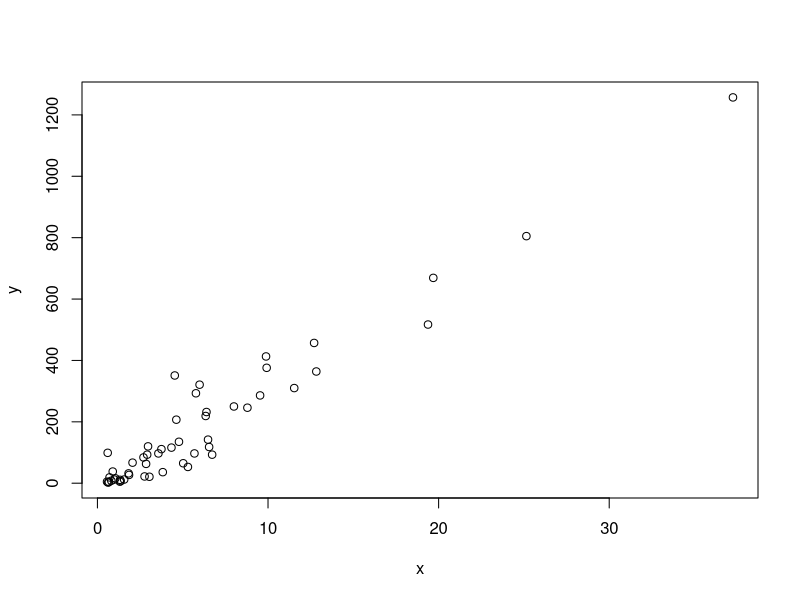
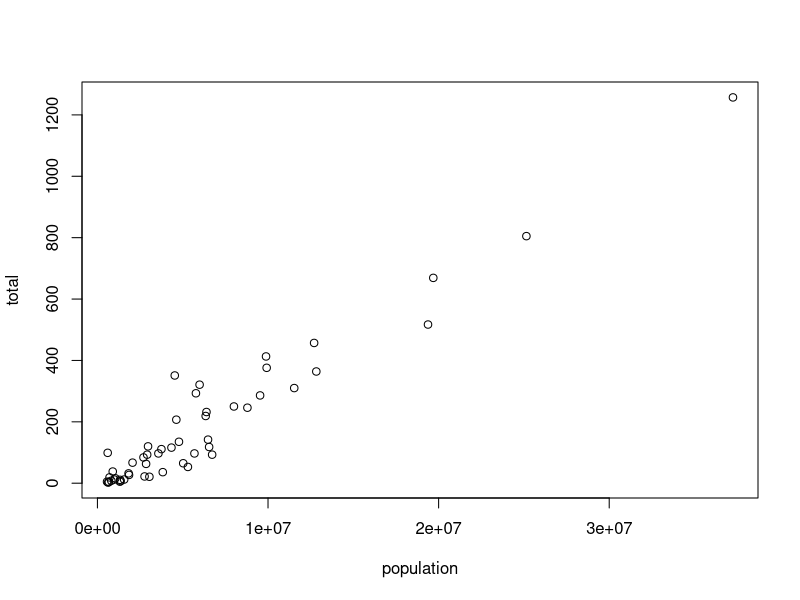
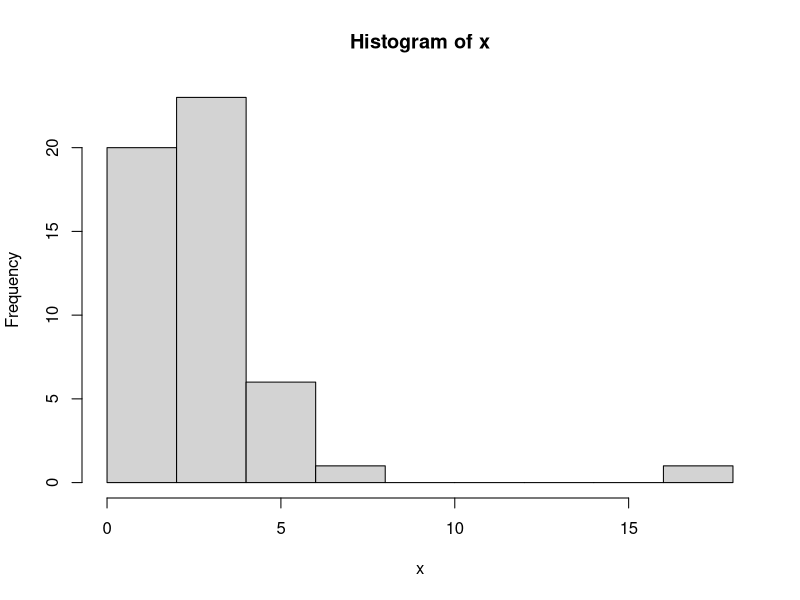
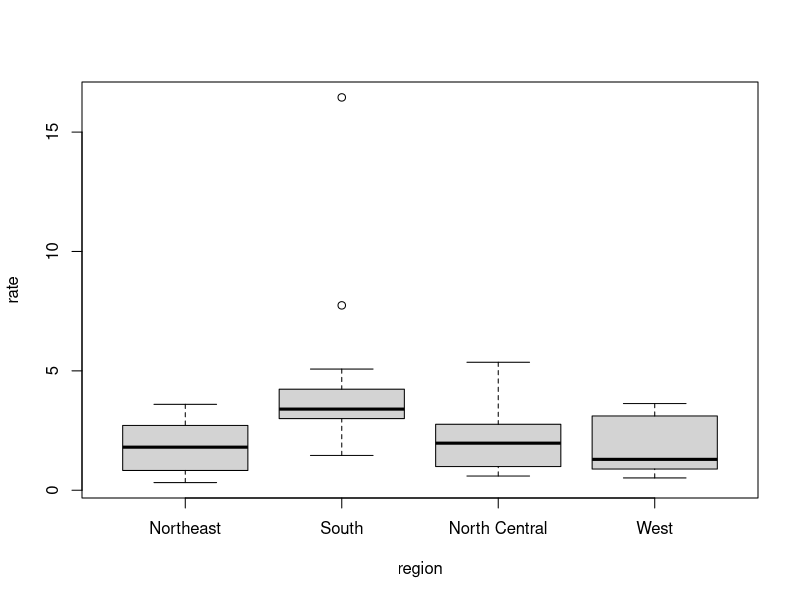
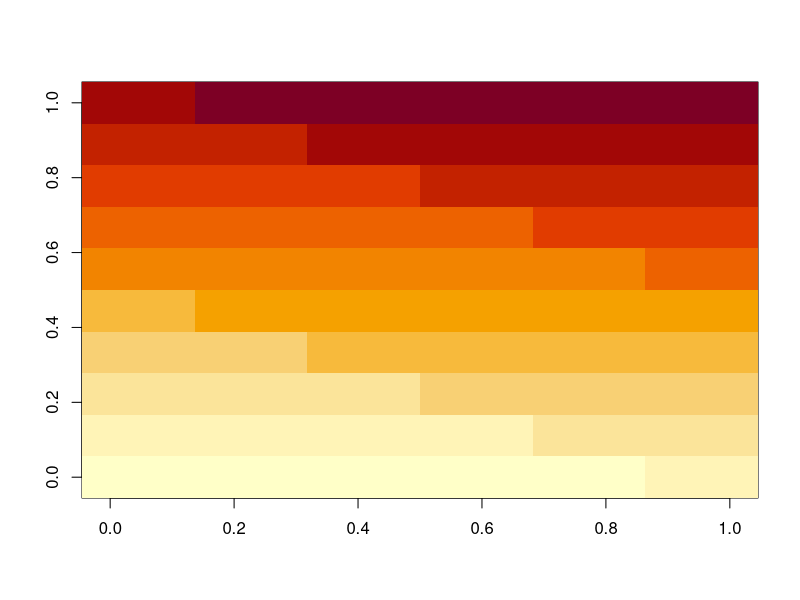
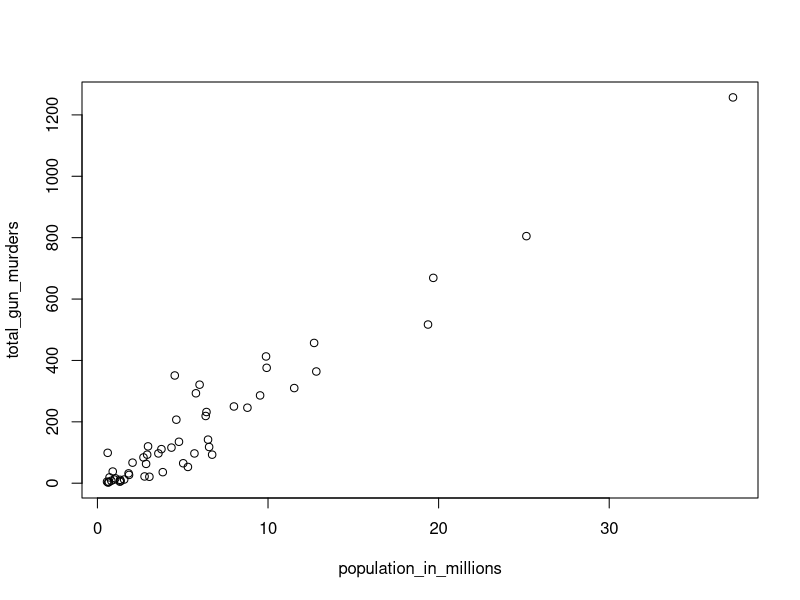
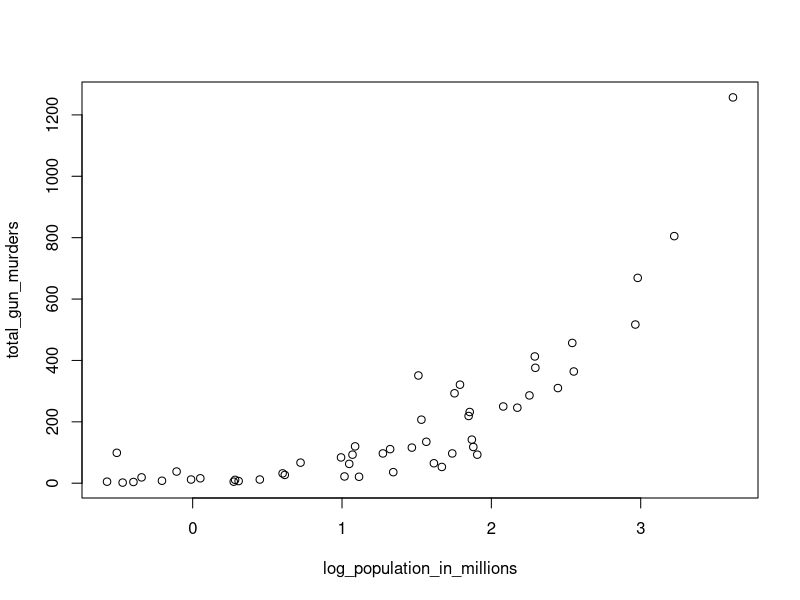
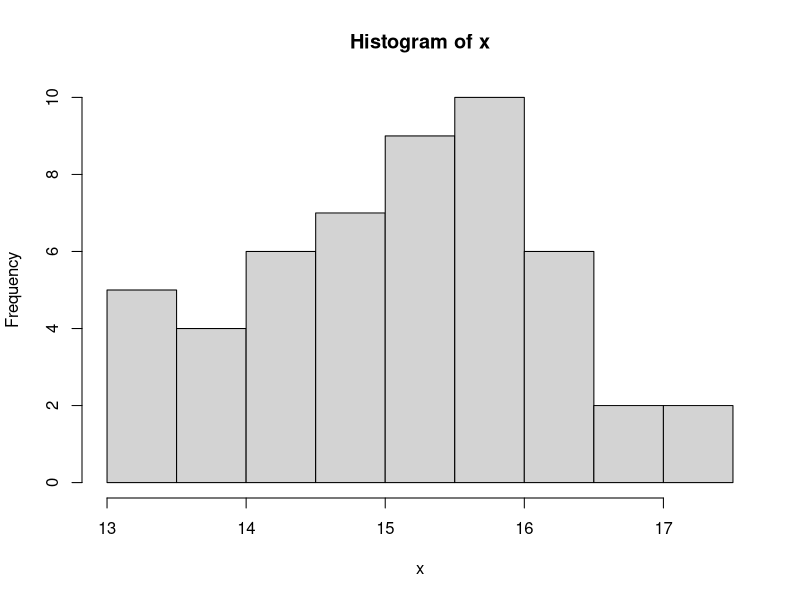

Recreate these plots in R, in order.
## ---- chunk 1
a <- 1
b <- 1
c <- -1
## ---- chunk 2
a
## ---- chunk 3
print(a)
## ---- chunk 4
ls()
## ---- chunk 5
(-b + sqrt(b^2 - 4*a*c) ) / ( 2*a )
(-b - sqrt(b^2 - 4*a*c) ) / ( 2*a )
## ---- chunk 6
log(8)
log(a)
## ---- chunk 7
help(log)
## ---- chunk 8
?log
## ---- chunk 9
args(log)
## ---- chunk 10
log(8,base=2)
## ---- chunk 11
log(x=8,base=2)
## ---- chunk 12
log(8,2)
## ---- chunk 13
log(base=2,x=8)
## ---- chunk 14
2^3
## ---- chunk 15
help("+")
## ---- chunk 16
?"+"
## ---- chunk 17
help(">")
## ---- chunk 18
?">"
## ---- chunk 19
data()
## ---- chunk 20
co2
## ---- chunk 21
pi
Inf
## ---- chunk 22
solution_1 <- (-b + sqrt(b^2 - 4*a*c)) / (2*a)
solution_2 <- (-b - sqrt(b^2 - 4*a*c)) / (2*a)
## ---- chunk 23
a<- 3
b<- 2
c<- -1
(-b + sqrt(b^2 - 4*a*c)) / (2*a)
(-b - sqrt(b^2 - 4*a*c)) / (2*a)
## ---- chunk 24
## Code to compute solutions to quadratic equation of the form ax^2 + bx + c
## define the variables
a<- 3
b<- 2
c<- -1
##now compute the solutions
(-b + sqrt(b^2 - 4*a*c)) / (2*a)
(-b - sqrt(b^2 - 4*a*c)) / (2*a)
## ---- chunk 25
n<-100
n*(n+1)/2
## ---- chunk 26
n<-1000
n*(n+1)/2
## ---- chunk 27
n<-1000
x <- seq(1, n)
sum(x)
## ---- chunk 28
#b. seq creates a list of numbers and sum adds them up. 
## ---- chunk 29
log(sqrt(100),10)
## ---- chunk 30
#c. log(exp(x)) 
## ---- chunk 31
log(exp(3))
## ---- chunk 32
a<-2
class(a)
## ---- chunk 33
library(dslabs)
data(murders)
## ---- chunk 34
class(murders)
## ---- chunk 35
str(murders)
## ---- chunk 36
print.data.frame(head(murders))
## ---- chunk 37
murders$population
## ---- chunk 38
names(murders)
## ---- chunk 39
murders$population
## ---- chunk 40
pop<-murders$population
length(pop)
## ---- chunk 41
class(pop)
## ---- chunk 42
class(murders$state)
## ---- chunk 43
z<-3==2
z
class(z)
## ---- chunk 44
?Comparison
## ---- chunk 45
class(murders$region)
## ---- chunk 46
levels(murders$region)
## ---- chunk 47
region <- murders$region
value <- murders$total
region <- reorder(region, value, FUN = sum)
levels(region)
## ---- chunk 48
record <- list(name = "John Doe",
             student_id = 1234,
             grades = c(95, 82, 91, 97, 93),
             final_grade = "A")
## ---- chunk 49
record$student_id
## ---- chunk 50
record[["student_id"]]
## ---- chunk 51
record2 <- list("John Doe", 1234)
record2
## ---- chunk 52
record2[[2]]
## ---- chunk 53
mat <- matrix(1:12, 4, 3)
mat
## ---- chunk 54
mat[2,3]
## ---- chunk 55
mat[2,]
## ---- chunk 56
mat[,3]
## ---- chunk 57
mat[,2:3]
## ---- chunk 58
mat[1:2,2:3]
## ---- chunk 59
print.data.frame(as.data.frame(mat))
## ---- chunk 60
data("murders")
murders[30,1]
print.data.frame(murders[2:3,])
## ---- chunk 61
library(dslabs)
data("murders")
str(murders)
sta<-murders$state
length(sta)
## ---- chunk 62
#c. The state name, the abbreviation of the state name, the state’s region, and the state’s population and total number of murders for 2010.
## ---- chunk 63
names(murders)
## ---- chunk 64
a<-murders$abb
class(a)
## ---- chunk 65
b<-murders[["abb"]]
identical(a,b)
## ---- chunk 66
class(murders$region)
## ---- chunk 67
length(levels(murders$region))
## ---- chunk 68
table(murders$region)
## ---- chunk 69
codes<-c(380,124,818)
## ---- chunk 70
country <- c("italy", "canada", "egypt")
## ---- chunk 71
country <- c('italy', 'canada', 'egypt')
## ---- chunk 72
codes <- c(italy = 380, canada = 124, egypt = 818)
codes
## ---- chunk 73
class(codes)
## ---- chunk 74
names(codes)
## ---- chunk 75
codes <- c("italy" = 380, "canada" = 124, "egypt" = 818)
codes
## ---- chunk 76
codes <- c(380, 124, 818)
country <- c("italy","canada","egypt")
names(codes) <- country
codes
## ---- chunk 77
seq(1,10)
## ---- chunk 78
seq(1,10,2)
## ---- chunk 79
1:10
## ---- chunk 80
class(1:10)
## ---- chunk 81
class(seq(1,10,0.5))
## ---- chunk 82
codes[2]
## ---- chunk 83
codes[c(1,3)]
## ---- chunk 84
codes[1:2]
## ---- chunk 85
codes["canada"]
codes[c("egypt","italy")]
## ---- chunk 86
x <- c(1, "canada", 3)
## ---- chunk 87
class(x)
## ---- chunk 88
x<- 1:5
y<- as.character(x)
## ---- chunk 89
as.numeric(y)
## ---- chunk 90
x<- c("1","b","3")
as.numeric(x)
## ---- chunk 91
temp<- c(35,88,42,84,81,30)
## ---- chunk 92
city<- c("beijing","lagos","paris","riodejaneiro","sanjuan","toronto")
## ---- chunk 93
names(temp)<- city
temp
## ---- chunk 94
temp[1:3]
## ---- chunk 95
temp[c(3,5)]
## ---- chunk 96
seq(12,73)
## ---- chunk 97
seq(1,99,2)
## ---- chunk 98
x<-seq(6,55,4/7)
length(x)
## ---- chunk 99
a<- seq(1,10,0.5)
class(a)
## ---- chunk 100
a<- seq(1,10)
class(a)
## ---- chunk 101
class(a<-1)
class(a<-1L)
## ---- chunk 102
class(x <- c("1", "3", "5"))
as.integer(x)
## ---- chunk 103
library(dslabs)
data(murders)
sort(murders$total)
## ---- chunk 104
x<- c(31, 4, 15, 92, 65)
sort(x)
## ---- chunk 105
index <- order(x)
x[index]
## ---- chunk 106
x
order(x)
## ---- chunk 107
murders$state[1:6]
murders$abb[1:6]
## ---- chunk 108
ind<-order(murders$total)
murders$abb[ind]
## ---- chunk 109
max(murders$total)
## ---- chunk 110
i_max<- which.max(murders$total)
murders$state[i_max]
## ---- chunk 111
x <- c(31, 4, 15, 92, 65)
rank(x)
## ---- chunk 112
x <- c(1, 2, 3)
y <- c(10, 20, 30, 40, 50, 60, 70)
x+y
## ---- chunk 113
library(dslabs)
data(murders)
## ---- chunk 114
pop<- murders$population
sort(pop)
sort(pop)[1]
## ---- chunk 115
ind<- order(murders$population)
ind[1]
## ---- chunk 116
which.min(murders$population)
## ---- chunk 117
ind<-order(murders$population)
states<-murders$state[ind]
states[1]
## ---- chunk 118
ranks<-rank(murders$population)
my_df<- data.frame(name=murders$state,ranks)
## ---- chunk 119
ind<-order(murders$population)
my_df<-murders$state[ind]
## ---- chunk 120
data("na_example")
str(na_example)
ind<- is.na(na_example)
table(ind[TRUE])
#145
## ---- chunk 121
ind["FALSE"]

## ---- chunk 122
library(dslabs)
data("murders")
murders$state[which.max(murders$population)]
## ---- chunk 123
inches <- c(69, 62, 66, 70, 70, 73, 67, 73, 67, 70)
## ---- chunk 124
inches*2.54
## ---- chunk 125
inches-69
## ---- chunk 126
murders_rate<- murders$total/murders$population*100000
## ---- chunk 127
murders$abb[order(murders_rate)]
## ---- chunk 128
temp <- c(35, 88, 42, 84, 81, 30)
city <- c("Beijing", "Lagos", "Paris", "Rio de Janeiro", 
          "San Juan", "Toronto")
city_temps <- data.frame(name = city, temperature = temp)
## ---- chunk 129
temp_c<-5/9*(temp-32)
## ---- chunk 130
n<-100
#n*n 
#sum
## ---- chunk 131
murders_rate<- murders$total/murders$population*100000
mean(murders_rate)
## ---- chunk 132
library(dslabs)
data("murders")
## ---- chunk 133
murder_rate <- murders$total / murders$population * 100000 
## ---- chunk 134
ind <- murder_rate < 0.71
## ---- chunk 135
ind <- murder_rate <= 0.71
## ---- chunk 136
murders$state[ind]
## ---- chunk 137
sum(ind)
## ---- chunk 138
TRUE&TRUE
TRUE&FALSE
FALSE&FALSE
## ---- chunk 139
west <- murders$region == "West"
safe <- murder_rate <= 1
## ---- chunk 140
ind<-west&safe
murders$state[ind]
## ---- chunk 141
ind <- which(murders$state == "California")
murder_rate[ind]
## ---- chunk 142
ind <- match(c("New York", "Florida", "Texas"), murders$state)
ind
## ---- chunk 143
murder_rate[ind]
## ---- chunk 144
c("Boston", "Dakota", "Washington") %in% murders$state
## ---- chunk 145
match(c("New York", "Florida", "Texas"), murders$state)
which(murders$state%in%c("New York", "Florida", "Texas"))
## ---- chunk 146
library(dslabs)
data("murders")
## ---- chunk 147
murder_rate <- murders$total / murders$population * 100000
low<- murder_rate<1
## ---- chunk 148
which(low)
## ---- chunk 149
murders$state[which(low)]
## ---- chunk 150
region<-murders$region=="Northeast"
ind<-low&region
murders$state[ind]
## ---- chunk 151
sta<-murder_rate<mean(murder_rate)
sum(sta)
## ---- chunk 152
ind<-match(c("AK","MI","IA"),murders$abb)
murders$state[ind]
## ---- chunk 153
c("MA", "ME", "MI", "MO", "MU")%in%murders$abb

## ---- chunk 154
ind_e<-c("MA", "ME", "MI", "MO", "MU")%in%murders$abb!=TRUE
murders$abb[ind_e]
## ---- chunk 155
x <- murders$population / 10^6
y <- murders$total
plot(x, y)
## ---- chunk 156
with(murders,plot(population,total))
## ---- chunk 157
x <- with(murders, total / population * 100000)
hist(x)
## ---- chunk 158
murders$rate <- with(murders, total / population * 100000)
boxplot(rate~region, data = murders)
## ---- chunk 159
x <- matrix(1:120, 12, 10)
image(x)
## ---- chunk 160
library(dslabs)
data(murders)
population_in_millions <- murders$population/10^6
total_gun_murders <- murders$total
plot(population_in_millions, total_gun_murders)
## ---- chunk 161
log_population_in_millions <-log(murders$population/10^6) 
total_gun_murders <- murders$total
plot(log_population_in_millions,total_gun_murders)
## ---- chunk 162
x <-log(murders$population)
hist(x)
## ---- chunk 163
boxplot(log(population)~region,data=murders)
